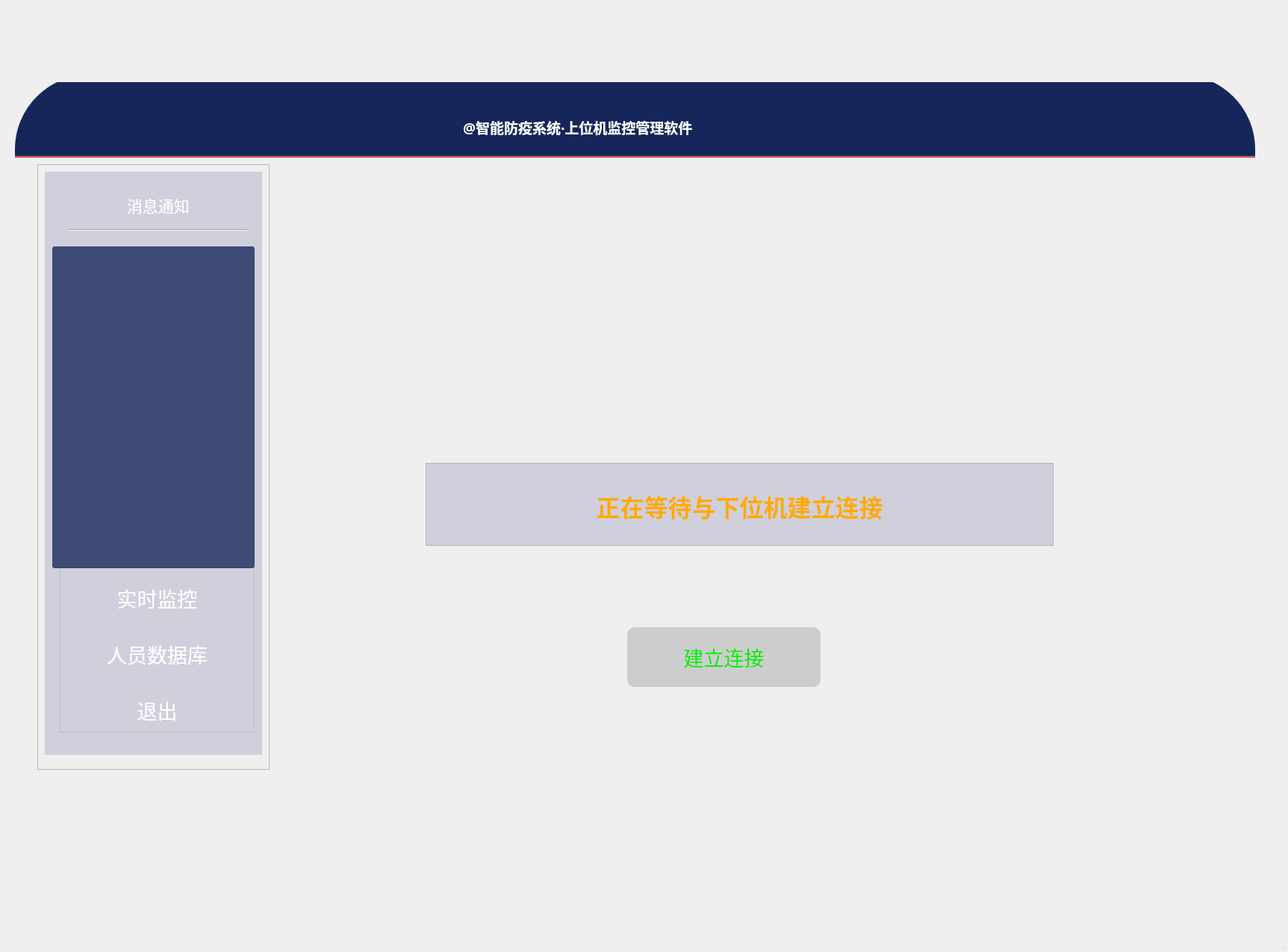
<?xml version="1.0" encoding="UTF-8"?>
<ui version="4.0">
 <class>HealthSystem_main</class>
 <widget class="QMainWindow" name="HealthSystem_main">
  <property name="geometry">
   <rect>
    <x>0</x>
    <y>0</y>
    <width>1725</width>
    <height>1275</height>
   </rect>
  </property>
  <property name="windowTitle">
   <string>MainWindow</string>
  </property>
  <widget class="QWidget" name="centralwidget">
   <widget class="QFrame" name="frame">
    <property name="geometry">
     <rect>
      <x>20</x>
      <y>110</y>
      <width>1661</width>
      <height>971</height>
     </rect>
    </property>
    <property name="sizePolicy">
     <sizepolicy hsizetype="Expanding" vsizetype="Expanding">
      <horstretch>0</horstretch>
      <verstretch>0</verstretch>
     </sizepolicy>
    </property>
    <property name="styleSheet">
     <string notr="true">#frame{
	background-image: url(:/images/image/background.png);
	border-radius: 100px;
}</string>
    </property>
    <property name="frameShape">
     <enum>QFrame::StyledPanel</enum>
    </property>
    <property name="frameShadow">
     <enum>QFrame::Raised</enum>
    </property>
    <widget class="QFrame" name="Left_Frame">
     <property name="geometry">
      <rect>
       <x>30</x>
       <y>110</y>
       <width>311</width>
       <height>811</height>
      </rect>
     </property>
     <property name="sizePolicy">
      <sizepolicy hsizetype="Expanding" vsizetype="Expanding">
       <horstretch>0</horstretch>
       <verstretch>0</verstretch>
      </sizepolicy>
     </property>
     <property name="styleSheet">
      <string notr="true"/>
     </property>
     <property name="frameShape">
      <enum>QFrame::StyledPanel</enum>
     </property>
     <property name="frameShadow">
      <enum>QFrame::Raised</enum>
     </property>
     <widget class="QFrame" name="Button_frame">
      <property name="geometry">
       <rect>
        <x>30</x>
        <y>540</y>
        <width>261</width>
        <height>221</height>
       </rect>
      </property>
      <property name="sizePolicy">
       <sizepolicy hsizetype="Minimum" vsizetype="Fixed">
        <horstretch>0</horstretch>
        <verstretch>0</verstretch>
       </sizepolicy>
      </property>
      <property name="minimumSize">
       <size>
        <width>120</width>
        <height>50</height>
       </size>
      </property>
      <property name="maximumSize">
       <size>
        <width>16777214</width>
        <height>16777215</height>
       </size>
      </property>
      <property name="palette">
       <palette>
        <active>
         <colorrole role="Button">
          <brush brushstyle="SolidPattern">
           <color alpha="100">
            <red>210</red>
            <green>207</green>
            <blue>233</blue>
           </color>
          </brush>
         </colorrole>
         <colorrole role="Base">
          <brush brushstyle="SolidPattern">
           <color alpha="100">
            <red>210</red>
            <green>207</green>
            <blue>233</blue>
           </color>
          </brush>
         </colorrole>
         <colorrole role="Window">
          <brush brushstyle="SolidPattern">
           <color alpha="100">
            <red>210</red>
            <green>207</green>
            <blue>233</blue>
           </color>
          </brush>
         </colorrole>
        </active>
        <inactive>
         <colorrole role="Button">
          <brush brushstyle="SolidPattern">
           <color alpha="100">
            <red>210</red>
            <green>207</green>
            <blue>233</blue>
           </color>
          </brush>
         </colorrole>
         <colorrole role="Base">
          <brush brushstyle="SolidPattern">
           <color alpha="100">
            <red>210</red>
            <green>207</green>
            <blue>233</blue>
           </color>
          </brush>
         </colorrole>
         <colorrole role="Window">
          <brush brushstyle="SolidPattern">
           <color alpha="100">
            <red>210</red>
            <green>207</green>
            <blue>233</blue>
           </color>
          </brush>
         </colorrole>
        </inactive>
        <disabled>
         <colorrole role="Button">
          <brush brushstyle="SolidPattern">
           <color alpha="100">
            <red>210</red>
            <green>207</green>
            <blue>233</blue>
           </color>
          </brush>
         </colorrole>
         <colorrole role="Base">
          <brush brushstyle="SolidPattern">
           <color alpha="100">
            <red>210</red>
            <green>207</green>
            <blue>233</blue>
           </color>
          </brush>
         </colorrole>
         <colorrole role="Window">
          <brush brushstyle="SolidPattern">
           <color alpha="100">
            <red>210</red>
            <green>207</green>
            <blue>233</blue>
           </color>
          </brush>
         </colorrole>
        </disabled>
       </palette>
      </property>
      <property name="contextMenuPolicy">
       <enum>Qt::CustomContextMenu</enum>
      </property>
      <property name="layoutDirection">
       <enum>Qt::LeftToRight</enum>
      </property>
      <property name="styleSheet">
       <string notr="true">QPushButton{
	color:rgb(255, 255, 255);
	border:none;
	border-radius:10px
}

QPushButton:hover
{
	background-color: rgb(153, 153, 153);
}
</string>
      </property>
      <property name="frameShape">
       <enum>QFrame::StyledPanel</enum>
      </property>
      <property name="frameShadow">
       <enum>QFrame::Raised</enum>
      </property>
      <property name="lineWidth">
       <number>1</number>
      </property>
      <layout class="QVBoxLayout" name="verticalLayout">
       <property name="leftMargin">
        <number>0</number>
       </property>
       <property name="topMargin">
        <number>0</number>
       </property>
       <property name="rightMargin">
        <number>0</number>
       </property>
       <property name="bottomMargin">
        <number>0</number>
       </property>
       <item>
        <widget class="QPushButton" name="button_main">
         <property name="minimumSize">
          <size>
           <width>0</width>
           <height>80</height>
          </size>
         </property>
         <property name="font">
          <font>
           <pointsize>20</pointsize>
          </font>
         </property>
         <property name="text">
          <string>实时监控</string>
         </property>
         <property name="flat">
          <bool>false</bool>
         </property>
        </widget>
       </item>
       <item>
        <widget class="QPushButton" name="button_goSQL">
         <property name="minimumSize">
          <size>
           <width>0</width>
           <height>80</height>
          </size>
         </property>
         <property name="font">
          <font>
           <pointsize>20</pointsize>
          </font>
         </property>
         <property name="text">
          <string>人员数据库</string>
         </property>
        </widget>
       </item>
       <item>
        <widget class="QPushButton" name="button_close2">
         <property name="minimumSize">
          <size>
           <width>0</width>
           <height>80</height>
          </size>
         </property>
         <property name="font">
          <font>
           <pointsize>20</pointsize>
          </font>
         </property>
         <property name="text">
          <string>退出</string>
         </property>
        </widget>
       </item>
      </layout>
     </widget>
     <widget class="QLabel" name="Left_bg">
      <property name="geometry">
       <rect>
        <x>10</x>
        <y>10</y>
        <width>291</width>
        <height>781</height>
       </rect>
      </property>
      <property name="styleSheet">
       <string notr="true">background-color: rgba(101, 102, 153, 59)</string>
      </property>
      <property name="text">
       <string/>
      </property>
     </widget>
     <widget class="Line" name="line">
      <property name="geometry">
       <rect>
        <x>40</x>
        <y>80</y>
        <width>241</width>
        <height>16</height>
       </rect>
      </property>
      <property name="palette">
       <palette>
        <active/>
        <inactive/>
        <disabled/>
       </palette>
      </property>
      <property name="orientation">
       <enum>Qt::Horizontal</enum>
      </property>
     </widget>
     <widget class="QLabel" name="label_2">
      <property name="geometry">
       <rect>
        <x>120</x>
        <y>30</y>
        <width>131</width>
        <height>51</height>
       </rect>
      </property>
      <property name="styleSheet">
       <string notr="true">color:rgb(255, 255, 255);
border:none;
border-radius:10px</string>
      </property>
      <property name="text">
       <string>&lt;html&gt;&lt;head/&gt;&lt;body&gt;&lt;p&gt;&lt;span style=&quot; font-size:16pt;&quot;&gt;消息通知&lt;/span&gt;&lt;/p&gt;&lt;/body&gt;&lt;/html&gt;</string>
      </property>
     </widget>
     <widget class="QLabel" name="label_3">
      <property name="geometry">
       <rect>
        <x>60</x>
        <y>20</y>
        <width>61</width>
        <height>61</height>
       </rect>
      </property>
      <property name="styleSheet">
       <string notr="true">image: url(:/images/image/info_small.png);</string>
      </property>
      <property name="text">
       <string/>
      </property>
     </widget>
     <widget class="QTextBrowser" name="textBrowser">
      <property name="geometry">
       <rect>
        <x>20</x>
        <y>110</y>
        <width>271</width>
        <height>431</height>
       </rect>
      </property>
      <property name="styleSheet">
       <string notr="true">QTextBrowser{
	background-color: rgba(22, 38, 90, 200);
	border-radius:3px;
	color:rgb(0,0,0)
}</string>
      </property>
     </widget>
     <zorder>Left_bg</zorder>
     <zorder>Button_frame</zorder>
     <zorder>line</zorder>
     <zorder>label_2</zorder>
     <zorder>label_3</zorder>
     <zorder>textBrowser</zorder>
    </widget>
    <widget class="QFrame" name="frame_3">
     <property name="geometry">
      <rect>
       <x>0</x>
       <y>-10</y>
       <width>1661</width>
       <height>111</height>
      </rect>
     </property>
     <property name="styleSheet">
      <string notr="true">#frame_3{
	border-top-left-radius: 100px;
	border-top-right-radius: 100px;
	background-color: rgb(22, 38, 90);
}</string>
     </property>
     <property name="frameShape">
      <enum>QFrame::StyledPanel</enum>
     </property>
     <property name="frameShadow">
      <enum>QFrame::Raised</enum>
     </property>
     <widget class="QPushButton" name="button_small">
      <property name="geometry">
       <rect>
        <x>1459</x>
        <y>50</y>
        <width>41</width>
        <height>34</height>
       </rect>
      </property>
      <property name="styleSheet">
       <string notr="true">border:none;
padding-bottom:5px;</string>
      </property>
      <property name="text">
       <string/>
      </property>
      <property name="icon">
       <iconset resource="resource/res.qrc">
        <normaloff>:/images/image/green.png</normaloff>:/images/image/green.png</iconset>
      </property>
     </widget>
     <widget class="QPushButton" name="button_close">
      <property name="geometry">
       <rect>
        <x>1520</x>
        <y>50</y>
        <width>51</width>
        <height>34</height>
       </rect>
      </property>
      <property name="styleSheet">
       <string notr="true">border:none;
padding-bottom:5px;</string>
      </property>
      <property name="text">
       <string/>
      </property>
      <property name="icon">
       <iconset resource="resource/res.qrc">
        <normaloff>:/images/image/red.png</normaloff>:/images/image/red.png</iconset>
      </property>
     </widget>
     <widget class="QLabel" name="label">
      <property name="geometry">
       <rect>
        <x>600</x>
        <y>50</y>
        <width>641</width>
        <height>41</height>
       </rect>
      </property>
      <property name="font">
       <font>
        <family>华文仿宋</family>
       </font>
      </property>
      <property name="text">
       <string>&lt;html&gt;&lt;head/&gt;&lt;body&gt;&lt;p&gt;&lt;span style=&quot; font-size:14pt; font-weight:600; color:#ffffff;&quot;&gt;@智能防疫系统·上位机监控管理软件&lt;/span&gt;&lt;/p&gt;&lt;/body&gt;&lt;/html&gt;</string>
      </property>
     </widget>
    </widget>
    <widget class="Line" name="line_3">
     <property name="geometry">
      <rect>
       <x>-50</x>
       <y>90</y>
       <width>1711</width>
       <height>20</height>
      </rect>
     </property>
     <property name="palette">
      <palette>
       <active>
        <colorrole role="Light">
         <brush brushstyle="SolidPattern">
          <color alpha="255">
           <red>255</red>
           <green>0</green>
           <blue>0</blue>
          </color>
         </brush>
        </colorrole>
       </active>
       <inactive>
        <colorrole role="Light">
         <brush brushstyle="SolidPattern">
          <color alpha="255">
           <red>255</red>
           <green>0</green>
           <blue>0</blue>
          </color>
         </brush>
        </colorrole>
       </inactive>
       <disabled>
        <colorrole role="Light">
         <brush brushstyle="SolidPattern">
          <color alpha="255">
           <red>255</red>
           <green>0</green>
           <blue>0</blue>
          </color>
         </brush>
        </colorrole>
       </disabled>
      </palette>
     </property>
     <property name="orientation">
      <enum>Qt::Horizontal</enum>
     </property>
    </widget>
    <widget class="QStackedWidget" name="stackedWidget">
     <property name="geometry">
      <rect>
       <x>370</x>
       <y>140</y>
       <width>1221</width>
       <height>761</height>
      </rect>
     </property>
     <property name="currentIndex">
      <number>0</number>
     </property>
     <widget class="QWidget" name="init_page">
      <widget class="QFrame" name="frame_7">
       <property name="geometry">
        <rect>
         <x>180</x>
         <y>370</y>
         <width>841</width>
         <height>111</height>
        </rect>
       </property>
       <property name="styleSheet">
        <string notr="true">#frame_7{
	background-color: rgba(101, 102, 153, 59);
}</string>
       </property>
       <property name="frameShape">
        <enum>QFrame::StyledPanel</enum>
       </property>
       <property name="frameShadow">
        <enum>QFrame::Raised</enum>
       </property>
       <widget class="QTextBrowser" name="init_msg">
        <property name="geometry">
         <rect>
          <x>10</x>
          <y>30</y>
          <width>821</width>
          <height>71</height>
         </rect>
        </property>
        <property name="styleSheet">
         <string notr="true">QTextBrowser{
	background-color: rgba(101, 102, 153, 0);
	font-size:9pt;
	font-weight:400;
	border-radius:3px;
	align= &quot;center&quot;;
}</string>
        </property>
        <property name="html">
         <string>&lt;!DOCTYPE HTML PUBLIC &quot;-//W3C//DTD HTML 4.0//EN&quot; &quot;http://www.w3.org/TR/REC-html40/strict.dtd&quot;&gt;
&lt;html&gt;&lt;head&gt;&lt;meta name=&quot;qrichtext&quot; content=&quot;1&quot; /&gt;&lt;style type=&quot;text/css&quot;&gt;
p, li { white-space: pre-wrap; }
&lt;/style&gt;&lt;/head&gt;&lt;body style=&quot; font-family:'SimSun'; font-size:9pt; font-weight:400; font-style:normal;&quot;&gt;
&lt;p align=&quot;center&quot; style=&quot; margin-top:0px; margin-bottom:0px; margin-left:0px; margin-right:0px; -qt-block-indent:0; text-indent:0px;&quot;&gt;&lt;span style=&quot; font-size:24pt; font-weight:600; color:#ffaa00;&quot;&gt;正在等待与下位机建立连接&lt;/span&gt;&lt;/p&gt;&lt;/body&gt;&lt;/html&gt;</string>
        </property>
       </widget>
      </widget>
      <widget class="QPushButton" name="button_main_2">
       <property name="geometry">
        <rect>
         <x>450</x>
         <y>590</y>
         <width>259</width>
         <height>80</height>
        </rect>
       </property>
       <property name="minimumSize">
        <size>
         <width>0</width>
         <height>80</height>
        </size>
       </property>
       <property name="font">
        <font>
         <family>微软雅黑</family>
         <pointsize>20</pointsize>
         <weight>9</weight>
         <italic>false</italic>
         <bold>false</bold>
        </font>
       </property>
       <property name="styleSheet">
        <string notr="true">QPushButton{
	color:rgb(0, 236, 0);
	border:none;
	border-radius:10px;
	background-color: rgba(153, 153, 153, 100);
	font: 75 20pt &quot;微软雅黑&quot;;
}

QPushButton:hover
{
	background-color: rgb(153, 153, 153);
}</string>
       </property>
       <property name="text">
        <string>建立连接</string>
       </property>
       <property name="flat">
        <bool>false</bool>
       </property>
      </widget>
     </widget>
     <widget class="QWidget" name="supervision_page">
      <widget class="QFrame" name="frame_2">
       <property name="geometry">
        <rect>
         <x>30</x>
         <y>260</y>
         <width>561</width>
         <height>481</height>
        </rect>
       </property>
       <property name="styleSheet">
        <string notr="true">#frame_2{
	background-color: rgba(101, 102, 153, 59);
}</string>
       </property>
       <property name="frameShape">
        <enum>QFrame::StyledPanel</enum>
       </property>
       <property name="frameShadow">
        <enum>QFrame::Raised</enum>
       </property>
       <widget class="QLabel" name="label_4">
        <property name="geometry">
         <rect>
          <x>10</x>
          <y>10</y>
          <width>541</width>
          <height>461</height>
         </rect>
        </property>
        <property name="styleSheet">
         <string notr="true">background-color: rgba(22, 38, 90, 200);</string>
        </property>
        <property name="text">
         <string/>
        </property>
       </widget>
       <widget class="QLabel" name="label_5">
        <property name="geometry">
         <rect>
          <x>20</x>
          <y>20</y>
          <width>61</width>
          <height>61</height>
         </rect>
        </property>
        <property name="styleSheet">
         <string notr="true">image: url(:/images/image/enterCheck.png);</string>
        </property>
        <property name="text">
         <string/>
        </property>
       </widget>
       <widget class="QLabel" name="label_6">
        <property name="geometry">
         <rect>
          <x>80</x>
          <y>30</y>
          <width>131</width>
          <height>51</height>
         </rect>
        </property>
        <property name="styleSheet">
         <string notr="true">color:rgb(255, 255, 255);
border:none;
border-radius:10px</string>
        </property>
        <property name="text">
         <string>&lt;html&gt;&lt;head/&gt;&lt;body&gt;&lt;p&gt;&lt;span style=&quot; font-size:16pt;&quot;&gt;签入信息&lt;/span&gt;&lt;/p&gt;&lt;/body&gt;&lt;/html&gt;</string>
        </property>
       </widget>
       <widget class="QLabel" name="label_7">
        <property name="geometry">
         <rect>
          <x>30</x>
          <y>80</y>
          <width>491</width>
          <height>20</height>
         </rect>
        </property>
        <property name="text">
         <string>&lt;html&gt;&lt;head/&gt;&lt;body&gt;&lt;p&gt;&lt;span style=&quot; color:#ffffff;&quot;&gt;--------------------------------------------------------------------------------------&lt;/span&gt;&lt;/p&gt;&lt;/body&gt;&lt;/html&gt;</string>
        </property>
       </widget>
       <widget class="QLabel" name="enter_pic">
        <property name="geometry">
         <rect>
          <x>30</x>
          <y>120</y>
          <width>161</width>
          <height>231</height>
         </rect>
        </property>
        <property name="styleSheet">
         <string notr="true">background-color: rgb(255, 255, 255);</string>
        </property>
        <property name="text">
         <string/>
        </property>
       </widget>
       <widget class="QLabel" name="label_9">
        <property name="geometry">
         <rect>
          <x>230</x>
          <y>120</y>
          <width>81</width>
          <height>181</height>
         </rect>
        </property>
        <property name="styleSheet">
         <string notr="true">color:rgb(255, 255, 255);
border:none;
border-radius:10px</string>
        </property>
        <property name="text">
         <string>&lt;html&gt;&lt;head/&gt;&lt;body&gt;&lt;p&gt;&lt;span style=&quot; font-size:12pt;&quot;&gt;姓名：&lt;/span&gt;&lt;br/&gt;&lt;/p&gt;&lt;p&gt;&lt;span style=&quot; font-size:12pt;&quot;&gt;身份：&lt;/span&gt;&lt;br/&gt;&lt;/p&gt;&lt;p&gt;&lt;span style=&quot; font-size:12pt;&quot;&gt;手机号： &lt;/span&gt;&lt;/p&gt;&lt;/body&gt;&lt;/html&gt;</string>
        </property>
       </widget>
       <widget class="QLabel" name="label_10">
        <property name="geometry">
         <rect>
          <x>40</x>
          <y>380</y>
          <width>131</width>
          <height>51</height>
         </rect>
        </property>
        <property name="styleSheet">
         <string notr="true">color:rgb(255, 255, 255);
border:none;
border-radius:10px</string>
        </property>
        <property name="text">
         <string>&lt;html&gt;&lt;head/&gt;&lt;body&gt;&lt;p&gt;&lt;span style=&quot; font-size:18pt;&quot;&gt;健康码：&lt;/span&gt;&lt;/p&gt;&lt;/body&gt;&lt;/html&gt;</string>
        </property>
       </widget>
       <widget class="QLabel" name="label_11">
        <property name="geometry">
         <rect>
          <x>290</x>
          <y>380</y>
          <width>91</width>
          <height>51</height>
         </rect>
        </property>
        <property name="styleSheet">
         <string notr="true">color:rgb(255, 255, 255);
border:none;
border-radius:10px</string>
        </property>
        <property name="text">
         <string>&lt;html&gt;&lt;head/&gt;&lt;body&gt;&lt;p&gt;&lt;span style=&quot; font-size:18pt;&quot;&gt;体温：&lt;/span&gt;&lt;/p&gt;&lt;/body&gt;&lt;/html&gt;</string>
        </property>
       </widget>
       <widget class="QTextBrowser" name="enter_name">
        <property name="geometry">
         <rect>
          <x>300</x>
          <y>130</y>
          <width>171</width>
          <height>41</height>
         </rect>
        </property>
        <property name="styleSheet">
         <string notr="true">QTextBrowser{
	background-color: rgba(101, 102, 153, 0);
	border-radius:3px;
	color: rgb(255, 255, 255);
}</string>
        </property>
        <property name="html">
         <string>&lt;!DOCTYPE HTML PUBLIC &quot;-//W3C//DTD HTML 4.0//EN&quot; &quot;http://www.w3.org/TR/REC-html40/strict.dtd&quot;&gt;
&lt;html&gt;&lt;head&gt;&lt;meta name=&quot;qrichtext&quot; content=&quot;1&quot; /&gt;&lt;style type=&quot;text/css&quot;&gt;
p, li { white-space: pre-wrap; }
&lt;/style&gt;&lt;/head&gt;&lt;body style=&quot; font-family:'SimSun'; font-size:9pt; font-weight:400; font-style:normal;&quot;&gt;
&lt;p style=&quot;-qt-paragraph-type:empty; margin-top:0px; margin-bottom:0px; margin-left:0px; margin-right:0px; -qt-block-indent:0; text-indent:0px;&quot;&gt;&lt;br /&gt;&lt;/p&gt;&lt;/body&gt;&lt;/html&gt;</string>
        </property>
       </widget>
       <widget class="QTextBrowser" name="enter_ide">
        <property name="geometry">
         <rect>
          <x>300</x>
          <y>190</y>
          <width>171</width>
          <height>41</height>
         </rect>
        </property>
        <property name="styleSheet">
         <string notr="true">QTextBrowser{
	background-color: rgba(101, 102, 153, 0);
	border-radius:3px;
	color: rgb(255, 255, 255);
}</string>
        </property>
        <property name="html">
         <string>&lt;!DOCTYPE HTML PUBLIC &quot;-//W3C//DTD HTML 4.0//EN&quot; &quot;http://www.w3.org/TR/REC-html40/strict.dtd&quot;&gt;
&lt;html&gt;&lt;head&gt;&lt;meta name=&quot;qrichtext&quot; content=&quot;1&quot; /&gt;&lt;style type=&quot;text/css&quot;&gt;
p, li { white-space: pre-wrap; }
&lt;/style&gt;&lt;/head&gt;&lt;body style=&quot; font-family:'SimSun'; font-size:9pt; font-weight:400; font-style:normal;&quot;&gt;
&lt;p style=&quot;-qt-paragraph-type:empty; margin-top:0px; margin-bottom:0px; margin-left:0px; margin-right:0px; -qt-block-indent:0; text-indent:0px;&quot;&gt;&lt;br /&gt;&lt;/p&gt;&lt;/body&gt;&lt;/html&gt;</string>
        </property>
       </widget>
       <widget class="QTextBrowser" name="enter_phone">
        <property name="geometry">
         <rect>
          <x>320</x>
          <y>250</y>
          <width>171</width>
          <height>41</height>
         </rect>
        </property>
        <property name="styleSheet">
         <string notr="true">QTextBrowser{
	background-color: rgba(101, 102, 153, 0);
	border-radius:3px;
	color: rgb(255, 255, 255);
}</string>
        </property>
        <property name="html">
         <string>&lt;!DOCTYPE HTML PUBLIC &quot;-//W3C//DTD HTML 4.0//EN&quot; &quot;http://www.w3.org/TR/REC-html40/strict.dtd&quot;&gt;
&lt;html&gt;&lt;head&gt;&lt;meta name=&quot;qrichtext&quot; content=&quot;1&quot; /&gt;&lt;style type=&quot;text/css&quot;&gt;
p, li { white-space: pre-wrap; }
&lt;/style&gt;&lt;/head&gt;&lt;body style=&quot; font-family:'SimSun'; font-size:9pt; font-weight:400; font-style:normal;&quot;&gt;
&lt;p style=&quot;-qt-paragraph-type:empty; margin-top:0px; margin-bottom:0px; margin-left:0px; margin-right:0px; -qt-block-indent:0; text-indent:0px;&quot;&gt;&lt;br /&gt;&lt;/p&gt;&lt;/body&gt;&lt;/html&gt;</string>
        </property>
       </widget>
       <widget class="QTextBrowser" name="enter_HQcode">
        <property name="geometry">
         <rect>
          <x>170</x>
          <y>370</y>
          <width>111</width>
          <height>91</height>
         </rect>
        </property>
        <property name="styleSheet">
         <string notr="true">QTextBrowser{
	background-color: rgba(101, 102, 153, 0);
	border-radius:3px;
}</string>
        </property>
        <property name="html">
         <string>&lt;!DOCTYPE HTML PUBLIC &quot;-//W3C//DTD HTML 4.0//EN&quot; &quot;http://www.w3.org/TR/REC-html40/strict.dtd&quot;&gt;
&lt;html&gt;&lt;head&gt;&lt;meta name=&quot;qrichtext&quot; content=&quot;1&quot; /&gt;&lt;style type=&quot;text/css&quot;&gt;
p, li { white-space: pre-wrap; }
&lt;/style&gt;&lt;/head&gt;&lt;body style=&quot; font-family:'SimSun'; font-size:9pt; font-weight:400; font-style:normal;&quot;&gt;
&lt;p style=&quot;-qt-paragraph-type:empty; margin-top:0px; margin-bottom:0px; margin-left:0px; margin-right:0px; -qt-block-indent:0; text-indent:0px;&quot;&gt;&lt;br /&gt;&lt;/p&gt;&lt;/body&gt;&lt;/html&gt;</string>
        </property>
       </widget>
       <widget class="QTextBrowser" name="enter_temp">
        <property name="geometry">
         <rect>
          <x>380</x>
          <y>370</y>
          <width>161</width>
          <height>81</height>
         </rect>
        </property>
        <property name="styleSheet">
         <string notr="true">QTextBrowser{
	background-color: rgba(101, 102, 153, 0);
	border-radius:3px;
}</string>
        </property>
        <property name="html">
         <string>&lt;!DOCTYPE HTML PUBLIC &quot;-//W3C//DTD HTML 4.0//EN&quot; &quot;http://www.w3.org/TR/REC-html40/strict.dtd&quot;&gt;
&lt;html&gt;&lt;head&gt;&lt;meta name=&quot;qrichtext&quot; content=&quot;1&quot; /&gt;&lt;style type=&quot;text/css&quot;&gt;
p, li { white-space: pre-wrap; }
&lt;/style&gt;&lt;/head&gt;&lt;body style=&quot; font-family:'SimSun'; font-size:9pt; font-weight:400; font-style:normal;&quot;&gt;
&lt;p style=&quot;-qt-paragraph-type:empty; margin-top:0px; margin-bottom:0px; margin-left:0px; margin-right:0px; -qt-block-indent:0; text-indent:0px;&quot;&gt;&lt;br /&gt;&lt;/p&gt;&lt;/body&gt;&lt;/html&gt;</string>
        </property>
       </widget>
       <zorder>label_4</zorder>
       <zorder>label_6</zorder>
       <zorder>label_5</zorder>
       <zorder>label_7</zorder>
       <zorder>enter_pic</zorder>
       <zorder>label_9</zorder>
       <zorder>label_10</zorder>
       <zorder>label_11</zorder>
       <zorder>enter_name</zorder>
       <zorder>enter_ide</zorder>
       <zorder>enter_phone</zorder>
       <zorder>enter_HQcode</zorder>
       <zorder>enter_temp</zorder>
      </widget>
      <widget class="QFrame" name="frame_4">
       <property name="geometry">
        <rect>
         <x>640</x>
         <y>260</y>
         <width>561</width>
         <height>481</height>
        </rect>
       </property>
       <property name="styleSheet">
        <string notr="true">#frame_4{
	background-color: rgba(101, 102, 153, 59);
}</string>
       </property>
       <property name="frameShape">
        <enum>QFrame::StyledPanel</enum>
       </property>
       <property name="frameShadow">
        <enum>QFrame::Raised</enum>
       </property>
       <widget class="QLabel" name="label_8">
        <property name="geometry">
         <rect>
          <x>10</x>
          <y>10</y>
          <width>541</width>
          <height>461</height>
         </rect>
        </property>
        <property name="styleSheet">
         <string notr="true">background-color: rgba(22, 38, 90, 200);</string>
        </property>
        <property name="text">
         <string/>
        </property>
       </widget>
       <widget class="QLabel" name="label_12">
        <property name="geometry">
         <rect>
          <x>20</x>
          <y>20</y>
          <width>61</width>
          <height>61</height>
         </rect>
        </property>
        <property name="styleSheet">
         <string notr="true">image: url(:/images/image/outCheck.png);</string>
        </property>
        <property name="text">
         <string/>
        </property>
       </widget>
       <widget class="QLabel" name="label_13">
        <property name="geometry">
         <rect>
          <x>80</x>
          <y>30</y>
          <width>131</width>
          <height>51</height>
         </rect>
        </property>
        <property name="styleSheet">
         <string notr="true">color:rgb(255, 255, 255);
border:none;
border-radius:10px</string>
        </property>
        <property name="text">
         <string>&lt;html&gt;&lt;head/&gt;&lt;body&gt;&lt;p&gt;&lt;span style=&quot; font-size:16pt;&quot;&gt;签出信息&lt;/span&gt;&lt;/p&gt;&lt;/body&gt;&lt;/html&gt;</string>
        </property>
       </widget>
       <widget class="QLabel" name="label_14">
        <property name="geometry">
         <rect>
          <x>30</x>
          <y>80</y>
          <width>491</width>
          <height>20</height>
         </rect>
        </property>
        <property name="text">
         <string>&lt;html&gt;&lt;head/&gt;&lt;body&gt;&lt;p&gt;&lt;span style=&quot; color:#ffffff;&quot;&gt;--------------------------------------------------------------------------------------&lt;/span&gt;&lt;/p&gt;&lt;/body&gt;&lt;/html&gt;</string>
        </property>
       </widget>
       <widget class="QLabel" name="out_pic">
        <property name="geometry">
         <rect>
          <x>30</x>
          <y>120</y>
          <width>161</width>
          <height>231</height>
         </rect>
        </property>
        <property name="styleSheet">
         <string notr="true">background-color: rgb(255, 255, 255);</string>
        </property>
        <property name="text">
         <string/>
        </property>
       </widget>
       <widget class="QLabel" name="label_15">
        <property name="geometry">
         <rect>
          <x>230</x>
          <y>120</y>
          <width>81</width>
          <height>181</height>
         </rect>
        </property>
        <property name="styleSheet">
         <string notr="true">color:rgb(255, 255, 255);
border:none;
border-radius:10px</string>
        </property>
        <property name="text">
         <string>&lt;html&gt;&lt;head/&gt;&lt;body&gt;&lt;p&gt;&lt;span style=&quot; font-size:12pt;&quot;&gt;姓名：&lt;/span&gt;&lt;br/&gt;&lt;/p&gt;&lt;p&gt;&lt;span style=&quot; font-size:12pt;&quot;&gt;身份：&lt;/span&gt;&lt;br/&gt;&lt;/p&gt;&lt;p&gt;&lt;span style=&quot; font-size:12pt;&quot;&gt;手机号： &lt;/span&gt;&lt;/p&gt;&lt;/body&gt;&lt;/html&gt;</string>
        </property>
       </widget>
       <widget class="QLabel" name="label_16">
        <property name="geometry">
         <rect>
          <x>40</x>
          <y>380</y>
          <width>131</width>
          <height>51</height>
         </rect>
        </property>
        <property name="styleSheet">
         <string notr="true">color:rgb(255, 255, 255);
border:none;
border-radius:10px</string>
        </property>
        <property name="text">
         <string>&lt;html&gt;&lt;head/&gt;&lt;body&gt;&lt;p&gt;&lt;span style=&quot; font-size:18pt;&quot;&gt;健康码：&lt;/span&gt;&lt;/p&gt;&lt;/body&gt;&lt;/html&gt;</string>
        </property>
       </widget>
       <widget class="QLabel" name="label_17">
        <property name="geometry">
         <rect>
          <x>320</x>
          <y>380</y>
          <width>91</width>
          <height>51</height>
         </rect>
        </property>
        <property name="styleSheet">
         <string notr="true">color:rgb(255, 255, 255);
border:none;
border-radius:10px</string>
        </property>
        <property name="text">
         <string>&lt;html&gt;&lt;head/&gt;&lt;body&gt;&lt;p&gt;&lt;span style=&quot; font-size:18pt;&quot;&gt;体温：&lt;/span&gt;&lt;/p&gt;&lt;/body&gt;&lt;/html&gt;</string>
        </property>
       </widget>
       <widget class="QTextBrowser" name="out_name">
        <property name="geometry">
         <rect>
          <x>300</x>
          <y>130</y>
          <width>171</width>
          <height>41</height>
         </rect>
        </property>
        <property name="styleSheet">
         <string notr="true">QTextBrowser{
	background-color: rgba(101, 102, 153, 0);
	border-radius:3px;
	color: rgb(255, 255, 255);
}</string>
        </property>
        <property name="html">
         <string>&lt;!DOCTYPE HTML PUBLIC &quot;-//W3C//DTD HTML 4.0//EN&quot; &quot;http://www.w3.org/TR/REC-html40/strict.dtd&quot;&gt;
&lt;html&gt;&lt;head&gt;&lt;meta name=&quot;qrichtext&quot; content=&quot;1&quot; /&gt;&lt;style type=&quot;text/css&quot;&gt;
p, li { white-space: pre-wrap; }
&lt;/style&gt;&lt;/head&gt;&lt;body style=&quot; font-family:'SimSun'; font-size:9pt; font-weight:400; font-style:normal;&quot;&gt;
&lt;p style=&quot;-qt-paragraph-type:empty; margin-top:0px; margin-bottom:0px; margin-left:0px; margin-right:0px; -qt-block-indent:0; text-indent:0px;&quot;&gt;&lt;br /&gt;&lt;/p&gt;&lt;/body&gt;&lt;/html&gt;</string>
        </property>
       </widget>
       <widget class="QTextBrowser" name="out_temp">
        <property name="geometry">
         <rect>
          <x>410</x>
          <y>370</y>
          <width>131</width>
          <height>81</height>
         </rect>
        </property>
        <property name="styleSheet">
         <string notr="true">QTextBrowser{
	background-color: rgba(101, 102, 153, 0);
	border-radius:3px;
}</string>
        </property>
        <property name="html">
         <string>&lt;!DOCTYPE HTML PUBLIC &quot;-//W3C//DTD HTML 4.0//EN&quot; &quot;http://www.w3.org/TR/REC-html40/strict.dtd&quot;&gt;
&lt;html&gt;&lt;head&gt;&lt;meta name=&quot;qrichtext&quot; content=&quot;1&quot; /&gt;&lt;style type=&quot;text/css&quot;&gt;
p, li { white-space: pre-wrap; }
&lt;/style&gt;&lt;/head&gt;&lt;body style=&quot; font-family:'SimSun'; font-size:9pt; font-weight:400; font-style:normal;&quot;&gt;
&lt;p style=&quot;-qt-paragraph-type:empty; margin-top:0px; margin-bottom:0px; margin-left:0px; margin-right:0px; -qt-block-indent:0; text-indent:0px;&quot;&gt;&lt;br /&gt;&lt;/p&gt;&lt;/body&gt;&lt;/html&gt;</string>
        </property>
       </widget>
       <widget class="QTextBrowser" name="out_ide">
        <property name="geometry">
         <rect>
          <x>300</x>
          <y>190</y>
          <width>171</width>
          <height>41</height>
         </rect>
        </property>
        <property name="styleSheet">
         <string notr="true">QTextBrowser{
	background-color: rgba(101, 102, 153, 0);
	border-radius:3px;
	color: rgb(255, 255, 255);
}</string>
        </property>
        <property name="html">
         <string>&lt;!DOCTYPE HTML PUBLIC &quot;-//W3C//DTD HTML 4.0//EN&quot; &quot;http://www.w3.org/TR/REC-html40/strict.dtd&quot;&gt;
&lt;html&gt;&lt;head&gt;&lt;meta name=&quot;qrichtext&quot; content=&quot;1&quot; /&gt;&lt;style type=&quot;text/css&quot;&gt;
p, li { white-space: pre-wrap; }
&lt;/style&gt;&lt;/head&gt;&lt;body style=&quot; font-family:'SimSun'; font-size:9pt; font-weight:400; font-style:normal;&quot;&gt;
&lt;p style=&quot;-qt-paragraph-type:empty; margin-top:0px; margin-bottom:0px; margin-left:0px; margin-right:0px; -qt-block-indent:0; text-indent:0px;&quot;&gt;&lt;br /&gt;&lt;/p&gt;&lt;/body&gt;&lt;/html&gt;</string>
        </property>
       </widget>
       <widget class="QTextBrowser" name="out_HQcode">
        <property name="geometry">
         <rect>
          <x>170</x>
          <y>370</y>
          <width>111</width>
          <height>91</height>
         </rect>
        </property>
        <property name="styleSheet">
         <string notr="true">QTextBrowser{
	background-color: rgba(101, 102, 153, 0);
	border-radius:3px;
}</string>
        </property>
        <property name="html">
         <string>&lt;!DOCTYPE HTML PUBLIC &quot;-//W3C//DTD HTML 4.0//EN&quot; &quot;http://www.w3.org/TR/REC-html40/strict.dtd&quot;&gt;
&lt;html&gt;&lt;head&gt;&lt;meta name=&quot;qrichtext&quot; content=&quot;1&quot; /&gt;&lt;style type=&quot;text/css&quot;&gt;
p, li { white-space: pre-wrap; }
&lt;/style&gt;&lt;/head&gt;&lt;body style=&quot; font-family:'SimSun'; font-size:9pt; font-weight:400; font-style:normal;&quot;&gt;
&lt;p style=&quot;-qt-paragraph-type:empty; margin-top:0px; margin-bottom:0px; margin-left:0px; margin-right:0px; -qt-block-indent:0; text-indent:0px;&quot;&gt;&lt;br /&gt;&lt;/p&gt;&lt;/body&gt;&lt;/html&gt;</string>
        </property>
       </widget>
       <widget class="QTextBrowser" name="out_phone">
        <property name="geometry">
         <rect>
          <x>320</x>
          <y>250</y>
          <width>171</width>
          <height>41</height>
         </rect>
        </property>
        <property name="styleSheet">
         <string notr="true">QTextBrowser{
	background-color: rgba(101, 102, 153, 0);
	border-radius:3px;
	color: rgb(255, 255, 255);
}</string>
        </property>
        <property name="html">
         <string>&lt;!DOCTYPE HTML PUBLIC &quot;-//W3C//DTD HTML 4.0//EN&quot; &quot;http://www.w3.org/TR/REC-html40/strict.dtd&quot;&gt;
&lt;html&gt;&lt;head&gt;&lt;meta name=&quot;qrichtext&quot; content=&quot;1&quot; /&gt;&lt;style type=&quot;text/css&quot;&gt;
p, li { white-space: pre-wrap; }
&lt;/style&gt;&lt;/head&gt;&lt;body style=&quot; font-family:'SimSun'; font-size:9pt; font-weight:400; font-style:normal;&quot;&gt;
&lt;p style=&quot;-qt-paragraph-type:empty; margin-top:0px; margin-bottom:0px; margin-left:0px; margin-right:0px; -qt-block-indent:0; text-indent:0px;&quot;&gt;&lt;br /&gt;&lt;/p&gt;&lt;/body&gt;&lt;/html&gt;</string>
        </property>
       </widget>
      </widget>
      <widget class="QFrame" name="frame_5">
       <property name="geometry">
        <rect>
         <x>60</x>
         <y>40</y>
         <width>501</width>
         <height>111</height>
        </rect>
       </property>
       <property name="styleSheet">
        <string notr="true">#frame_5{
	background-color: rgba(101, 102, 153, 59);
}</string>
       </property>
       <property name="frameShape">
        <enum>QFrame::StyledPanel</enum>
       </property>
       <property name="frameShadow">
        <enum>QFrame::Raised</enum>
       </property>
       <widget class="QTextBrowser" name="enter_num">
        <property name="geometry">
         <rect>
          <x>280</x>
          <y>20</y>
          <width>261</width>
          <height>91</height>
         </rect>
        </property>
        <property name="styleSheet">
         <string notr="true">QTextBrowser{
	background-color: rgba(101, 102, 153, 0);
	border-radius:3px;
	color: rgb(28, 255, 16);
}</string>
        </property>
        <property name="html">
         <string>&lt;!DOCTYPE HTML PUBLIC &quot;-//W3C//DTD HTML 4.0//EN&quot; &quot;http://www.w3.org/TR/REC-html40/strict.dtd&quot;&gt;
&lt;html&gt;&lt;head&gt;&lt;meta name=&quot;qrichtext&quot; content=&quot;1&quot; /&gt;&lt;style type=&quot;text/css&quot;&gt;
p, li { white-space: pre-wrap; }
&lt;/style&gt;&lt;/head&gt;&lt;body style=&quot; font-family:'SimSun'; font-size:9pt; font-weight:400; font-style:normal;&quot;&gt;
&lt;p style=&quot; margin-top:0px; margin-bottom:0px; margin-left:0px; margin-right:0px; -qt-block-indent:0; text-indent:0px;&quot;&gt;&lt;span style=&quot; font-size:28pt; font-weight:600;&quot;&gt;0&lt;/span&gt;&lt;/p&gt;&lt;/body&gt;&lt;/html&gt;</string>
        </property>
       </widget>
       <widget class="QLabel" name="label_18">
        <property name="geometry">
         <rect>
          <x>10</x>
          <y>20</y>
          <width>281</width>
          <height>71</height>
         </rect>
        </property>
        <property name="styleSheet">
         <string notr="true">color:rgb(255, 255, 255);
border:none;
border-radius:10px</string>
        </property>
        <property name="text">
         <string>&lt;html&gt;&lt;head/&gt;&lt;body&gt;&lt;p&gt;&lt;span style=&quot; font-size:20pt;&quot;&gt;当前签入人数: &lt;/span&gt;&lt;/p&gt;&lt;/body&gt;&lt;/html&gt;</string>
        </property>
       </widget>
      </widget>
      <widget class="QFrame" name="frame_6">
       <property name="geometry">
        <rect>
         <x>670</x>
         <y>40</y>
         <width>501</width>
         <height>111</height>
        </rect>
       </property>
       <property name="styleSheet">
        <string notr="true">#frame_6{
	background-color: rgba(101, 102, 153, 59);
}</string>
       </property>
       <property name="frameShape">
        <enum>QFrame::StyledPanel</enum>
       </property>
       <property name="frameShadow">
        <enum>QFrame::Raised</enum>
       </property>
       <widget class="QTextBrowser" name="enter_num_danger">
        <property name="geometry">
         <rect>
          <x>280</x>
          <y>20</y>
          <width>261</width>
          <height>91</height>
         </rect>
        </property>
        <property name="styleSheet">
         <string notr="true">QTextBrowser{
	background-color: rgba(101, 102, 153, 0);
	border-radius:3px;
	color: rgb(28, 255, 16);
}</string>
        </property>
        <property name="html">
         <string>&lt;!DOCTYPE HTML PUBLIC &quot;-//W3C//DTD HTML 4.0//EN&quot; &quot;http://www.w3.org/TR/REC-html40/strict.dtd&quot;&gt;
&lt;html&gt;&lt;head&gt;&lt;meta name=&quot;qrichtext&quot; content=&quot;1&quot; /&gt;&lt;style type=&quot;text/css&quot;&gt;
p, li { white-space: pre-wrap; }
&lt;/style&gt;&lt;/head&gt;&lt;body style=&quot; font-family:'SimSun'; font-size:9pt; font-weight:400; font-style:normal;&quot;&gt;
&lt;p style=&quot; margin-top:0px; margin-bottom:0px; margin-left:0px; margin-right:0px; -qt-block-indent:0; text-indent:0px;&quot;&gt;&lt;span style=&quot; font-size:28pt; font-weight:600; color:#ff2d1a;&quot;&gt;0&lt;/span&gt;&lt;/p&gt;&lt;/body&gt;&lt;/html&gt;</string>
        </property>
       </widget>
       <widget class="QLabel" name="label_19">
        <property name="geometry">
         <rect>
          <x>10</x>
          <y>20</y>
          <width>281</width>
          <height>71</height>
         </rect>
        </property>
        <property name="styleSheet">
         <string notr="true">color:rgb(255, 255, 255);
border:none;
border-radius:10px</string>
        </property>
        <property name="text">
         <string>&lt;html&gt;&lt;head/&gt;&lt;body&gt;&lt;p&gt;&lt;span style=&quot; font-size:20pt;&quot;&gt;当前异常人数: &lt;/span&gt;&lt;/p&gt;&lt;/body&gt;&lt;/html&gt;</string>
        </property>
       </widget>
      </widget>
     </widget>
     <widget class="QWidget" name="SQL_page">
      <widget class="QLabel" name="label_20">
       <property name="geometry">
        <rect>
         <x>320</x>
         <y>30</y>
         <width>511</width>
         <height>101</height>
        </rect>
       </property>
       <property name="styleSheet">
        <string notr="true">color:rgb(255, 255, 255);
border:none;
border-radius:10px</string>
       </property>
       <property name="text">
        <string>&lt;html&gt;&lt;head/&gt;&lt;body&gt;&lt;p&gt;&lt;span style=&quot; font-size:36pt;&quot;&gt;人员管理数据库&lt;/span&gt;&lt;/p&gt;&lt;/body&gt;&lt;/html&gt;</string>
       </property>
      </widget>
      <widget class="QTableView" name="Person_SQL">
       <property name="geometry">
        <rect>
         <x>10</x>
         <y>130</y>
         <width>1201</width>
         <height>621</height>
        </rect>
       </property>
       <property name="alternatingRowColors">
        <bool>true</bool>
       </property>
       <property name="sortingEnabled">
        <bool>true</bool>
       </property>
      </widget>
     </widget>
    </widget>
    <zorder>frame_3</zorder>
    <zorder>line_3</zorder>
    <zorder>Left_Frame</zorder>
    <zorder>stackedWidget</zorder>
   </widget>
  </widget>
  <widget class="QStatusBar" name="statusbar"/>
 </widget>
 <resources>
  <include location="resource/res.qrc"/>
 </resources>
 <connections/>
</ui>
